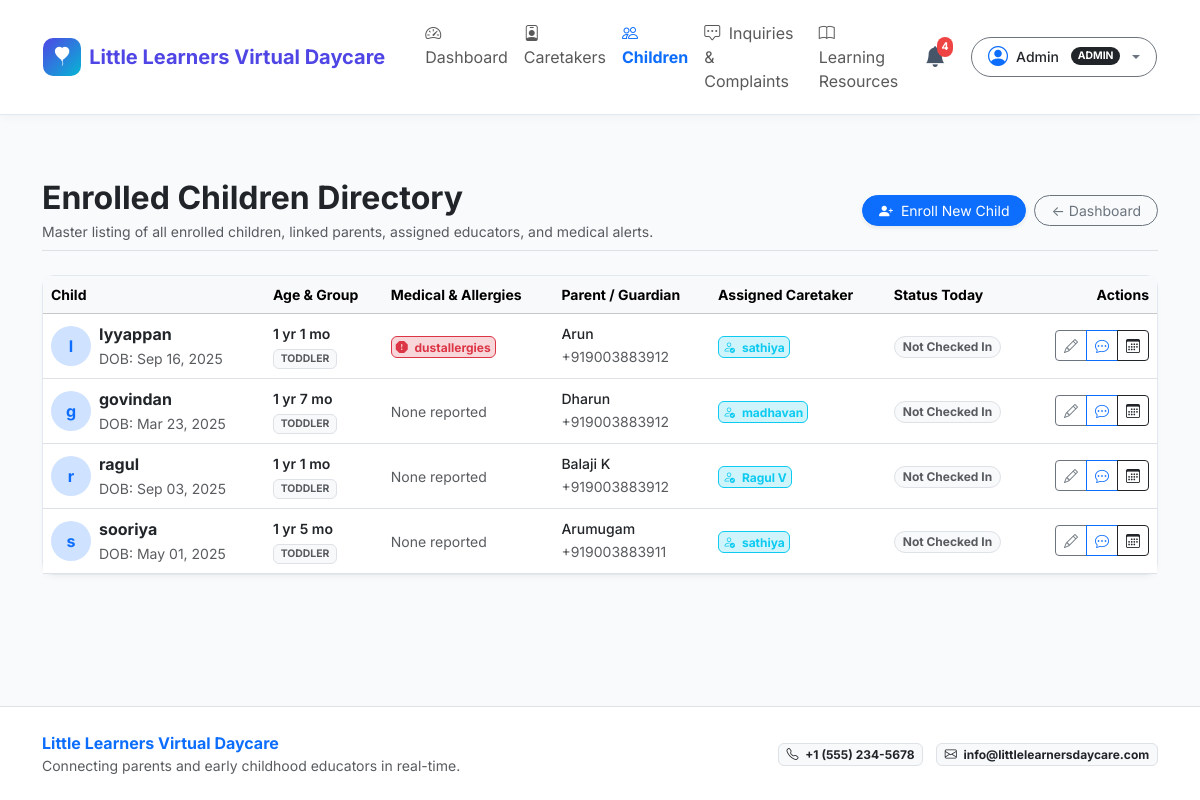
/admin/children (signed in), run on the app's committed database.
### models/user.py (models this page shows, shortened)
class User(UserMixin, db.Model):
    __tablename__ = 'users'
    id = db.Column(db.Integer, primary_key=True)
    name = db.Column(db.String(120), nullable=False)
    email = db.Column(db.String(120), unique=True, nullable=False, index=True)
    password_hash = db.Column(db.String(256), nullable=False)
    role = db.Column(db.String(20), nullable=False, default='parent') # 'admin', 'caregiver', 'parent'
    phone = db.Column(db.String(30), nullable=True)
    created_at = db.Column(db.DateTime, default=datetime.utcnow)
    is_approved = db.Column(db.Boolean, default=True) # caregivers need admin approval
    reset_token = db.Column(db.String(100), nullable=True, index=True)
    reset_token_expiry = db.Column(db.DateTime, nullable=True)
    parent_children = db.relationship('Child', back_populates='parent', foreign_keys='Child.parent_id', lazy='dynamic')
    assigned_children = db.relationship('Child', back_populates='caregiver', foreign_keys='Child.caregiver_id', lazy='dynamic')
    activity_logs = db.relationship('ActivityLog', back_populates='author', lazy='dynamic')
    photos_uploaded = db.relationship('Photo', back_populates='uploader', lazy='dynamic')
    sent_messages = db.relationship('Message', back_populates='sender', foreign_keys='Message.sender_id', lazy='dynamic')
    received_messages = db.relationship('Message', back_populates='receiver', foreign_keys='Message.receiver_id', lazy='dynamic')
    notifications = db.relationship('Notification', back_populates='user', lazy='dynamic', cascade='all, delete-orphan')
    complaints = db.relationship('Complaint', back_populates='user', lazy='dynamic')
    @property
    def is_admin(self):
        return self.role == 'admin'
    @property
    def is_caretaker(self):
        return self.role in ('caretaker', 'caregiver')
    @property
    def is_caregiver(self):
        return self.is_caretaker
    @property
    def is_parent(self):
        return self.role == 'parent'
    @property
    def display_role(self):
        if self.is_caretaker:
            return "Caretaker"
        return self.role.title()

### models/child.py (models this page shows, shortened)
class Child(db.Model):
    __tablename__ = 'children'
    id = db.Column(db.Integer, primary_key=True)
    name = db.Column(db.String(120), nullable=False)
    dob = db.Column(db.Date, nullable=False)
    gender = db.Column(db.String(20), nullable=True, default='unspecified')
    allergies = db.Column(db.Text, nullable=True)
    notes = db.Column(db.Text, nullable=True)
    photo_url = db.Column(db.String(255), nullable=True)
    qr_code_path = db.Column(db.String(255), nullable=True)
    parent_id = db.Column(db.Integer, db.ForeignKey('users.id'), nullable=False)
    caregiver_id = db.Column(db.Integer, db.ForeignKey('users.id'), nullable=True)
    created_at = db.Column(db.DateTime, default=datetime.utcnow)
    parent = db.relationship('User', foreign_keys=[parent_id], back_populates='parent_children')
    caregiver = db.relationship('User', foreign_keys=[caregiver_id], back_populates='assigned_children')
    activity_logs = db.relationship(
        'ActivityLog', back_populates='child', cascade='all, delete-orphan',
        order_by='ActivityLog.timestamp.desc()', lazy='dynamic'
    )
    photos = db.relationship(
        'Photo', back_populates='child', cascade='all, delete-orphan',
        order_by='Photo.timestamp.desc()', lazy='dynamic'
    )
    attendance_records = db.relationship(
        'Attendance', back_populates='child', cascade='all, delete-orphan',
        order_by='Attendance.date.desc()', lazy='dynamic'
    )
    messages = db.relationship(
        'Message', back_populates='child', cascade='all, delete-orphan',
        order_by='Message.timestamp.asc()', lazy='dynamic'
    )
    @property
    def age_string(self):
        if not self.dob:
            return "N/A"
        today = date.today()
        years = today.year - self.dob.year
        months = today.month - self.dob.month
        if today.day < self.dob.day:
            months -= 1
        if months < 0:
            years -= 1
            months += 12
        if years == 0:
            return f"{months} month{'s' if months != 1 else ''}"
        elif months == 0:
            return f"{years} year{'s' if years != 1 else ''}"
        else:
            return f"{years} yr{'s' if years != 1 else ''} {months} mo"
    @property
    def age_group(self):
        if not self.dob:
            return "all"
        today = date.today()
        age_years = (today - self.dob).days / 365.25
        if age_years < 1.0:
            return "infant"
        elif age_years < 3.0:
            return "toddler"
        else:
            return "preschool"
    @property
    def today_attendance(self):
        from models.attendance import Attendance
        today = date.today()
        return Attendance.query.filter_by(child_id=self.id, date=today).first()
    @property
    def is_checked_in(self):
        att = self.today_attendance
        return att is not None and att.check_in_time is not None and att.check_out_time is None
    @property
    def is_checked_out(self):
        att = self.today_attendance
        return att is not None and att.check_out_time is not None

### routes/admin.py (the view)
@admin_bp.route('/children')
def children():
    child_list = Child.query.order_by(Child.name.asc()).all()
    return render_template('admin/children.html', children=child_list)

### templates/admin/children.html (shortened to what this page needs)
{% extends "base.html" %}
{% block content %}
<div class="container py-4">
  <div class="d-flex flex-column flex-md-row justify-content-between align-items-start align-items-md-center gap-2 mb-4 pb-2 border-bottom">
    <div>
      <h2 class="fw-bold text-dark mb-1">Enrolled Children Directory</h2>
      <p class="text-muted small mb-0">Master listing of all enrolled children, linked parents, assigned educators, and medical alerts.</p>
    </div>
    <div class="d-flex gap-2">
      <a href="{{ url_for('admin.new_child') }}" class="btn btn-primary rounded-pill btn-sm px-3 shadow-sm">
        <i class="bi bi-person-plus-fill me-1"></i> Enroll New Child
      </a>
      <a href="{{ url_for('admin.dashboard') }}" class="btn btn-outline-secondary btn-sm rounded-pill px-3">
        &larr; Dashboard
      </a>
    </div>
  </div>
  <div class="card card-custom">
    <div class="card-body p-0">
      {% if children %}
        <div class="table-responsive">
          <table class="table table-hover align-middle mb-0">
            <thead class="table-light small text-muted">
              <tr>
                <th>Child</th>
                <th>Age & Group</th>
                <th>Medical & Allergies</th>
                <th>Parent / Guardian</th>
                <th>Assigned Caretaker</th>
                <th>Status Today</th>
                <th class="text-end">Actions</th>
              </tr>
            </thead>
            <tbody>
              {% for child in children %}
                <tr>
                  <td>
                    <div class="d-flex align-items-center gap-2">
                      <div class="rounded-circle bg-primary-subtle text-primary p-2 fw-bold" style="width: 40px; height: 40px; display: flex; align-items: center; justify-content: center;">
                        {{ child.name[:1] }}
                      </div>
                      <div>
                        <strong class="text-dark d-block">{{ child.name }}</strong>
                        <small class="text-muted">DOB: {{ child.dob.strftime('%b %d, %Y') if child.dob else 'N/A' }}</small>
                      </div>
                    </div>
                  </td>
                  <td>
                    <span class="d-block fw-semibold text-dark small">{{ child.age_string }}</span>
                    <span class="badge bg-light text-muted border text-uppercase" style="font-size: 0.65rem;">{{ child.age_group }}</span>
                  </td>
                  <td>
                    {% if child.allergies and child.allergies.lower() != 'none' %}
                      <span class="badge bg-danger-subtle text-danger border border-danger p-1">
                        <i class="bi bi-exclamation-octagon-fill me-1"></i> {{ child.allergies }}
                      </span>
                    {% else %}
                      <span class="text-muted small">None reported</span>
                    {% endif %}
                  </td>
                  <td>
                    <span class="d-block small text-dark fw-medium">{{ child.parent.name if child.parent else 'None' }}</span>
                    <small class="text-muted">{{ child.parent.phone or child.parent.email if child.parent else '' }}</small>
                  </td>
                  <td>
                    {% if child.caregiver %}
                      <span class="badge bg-info-subtle text-info border border-info p-1">
                        <i class="bi bi-person-check me-1"></i> {{ child.caregiver.name }}
                      </span>
                    {% else %}
                      <span class="badge bg-warning-subtle text-warning border border-warning p-1">Unassigned</span>
                    {% endif %}
                  </td>
                  <td>
                    {% if child.is_checked_in %}
                      <span class="badge bg-success rounded-pill px-2 py-1"><i class="bi bi-box-arrow-in-right me-1"></i> Checked In</span>
                    {% elif child.is_checked_out %}
                      <span class="badge bg-secondary rounded-pill px-2 py-1"><i class="bi bi-box-arrow-right me-1"></i> Picked Up</span>
                    {% else %}
                      <span class="badge bg-light text-muted border rounded-pill px-2 py-1">Not Checked In</span>
                    {% endif %}
                  </td>
                  <td class="text-end">
                    <div class="btn-group">
                      <a href="{{ url_for('admin.edit_child', child_id=child.id) }}" class="btn btn-sm btn-outline-secondary" title="Edit Profile">
                        <i class="bi bi-pencil"></i>
                      </a>
                      <a href="{{ url_for('messages.thread', child_id=child.id) }}" class="btn btn-sm btn-outline-primary" title="Open Chat">
                        <i class="bi bi-chat-dots"></i>
                      </a>
                      <a href="{{ url_for('parent.timeline', child_id=child.id) }}" class="btn btn-sm btn-outline-dark" title="View Timeline">
                        <i class="bi bi-calendar3"></i>
                      </a>
                    </div>
                  </td>
                </tr>
              {% endfor %}
            </tbody>
          </table>
        </div>
      {% else %}
        <div class="text-center py-5 text-muted">
          <i class="bi bi-emoji-smile fs-2 d-block mb-2"></i>
          No children registered yet. Click "Enroll New Child" to add the first child.
        </div>
      {% endif %}
    </div>
  </div>
</div>
{% endblock %}

### templates/base.html (shortened to what this page needs)
<!DOCTYPE html>
<html lang="en">
<head>
  <link href="https://cdn.jsdelivr.net/npm/bootstrap@5.3.3/dist/css/bootstrap.min.css" rel="stylesheet">
  <link href="https://cdn.jsdelivr.net/npm/bootstrap-icons@1.11.3/font/bootstrap-icons.min.css" rel="stylesheet">
  <link rel="stylesheet" href="{{ url_for('static', filename='css/style.css') }}">
</head>
<body>
  <nav class="navbar navbar-expand-lg navbar-custom sticky-top">
    <div class="container-fluid px-lg-4">
      <a class="navbar-brand brand-logo" href="{{ url_for('index') }}">
        <div class="brand-icon">
          <i class="bi bi-balloon-heart-fill"></i>
        </div>
        <span>{{ daycare_name }}</span>
      </a>
      <div class="collapse navbar-collapse" id="navbarMain">
        <ul class="navbar-nav me-auto mb-2 mb-lg-0 ms-lg-3">
          {% if current_user.is_authenticated %}
            {% if current_user.is_admin %}
              <li class="nav-item">
                <a class="nav-link {% if request.endpoint == 'admin.dashboard' %}active fw-bold text-primary{% endif %}" href="{{ url_for('admin.dashboard') }}">
                  <i class="bi bi-speedometer2 me-1"></i> Dashboard
                </a>
              </li>
              <li class="nav-item">
                <a class="nav-link {% if 'caregiver' in request.endpoint %}active fw-bold text-primary{% endif %}" href="{{ url_for('admin.caregivers') }}">
                  <i class="bi bi-person-badge me-1"></i> Caretakers
                </a>
              </li>
              <li class="nav-item">
                <a class="nav-link {% if 'children' in request.endpoint or 'child' in request.endpoint %}active fw-bold text-primary{% endif %}" href="{{ url_for('admin.children') }}">
                  <i class="bi bi-people me-1"></i> Children
                </a>
              </li>
              <li class="nav-item">
                <a class="nav-link {% if 'complaint' in request.endpoint %}active fw-bold text-primary{% endif %}" href="{{ url_for('admin.complaints') }}">
                  <i class="bi bi-chat-square-dots me-1"></i> Inquiries & Complaints
                </a>
              </li>
              <li class="nav-item">
                <a class="nav-link {% if 'learning' in request.endpoint %}active fw-bold text-primary{% endif %}" href="{{ url_for('admin.learning') }}">
                  <i class="bi bi-book me-1"></i> Learning Resources
                </a>
              </li>
            {% endif %}
          {% endif %}
        </ul>
        <div class="d-flex align-items-center gap-3">
          {% if current_user.is_authenticated %}
            <div class="dropdown">
              <button class="notification-bell-btn position-relative" type="button" id="notificationBellBtn" data-bs-toggle="dropdown" aria-expanded="false">
                <i class="bi bi-bell-fill"></i>
                <span id="notificationBadge" class="notification-badge {% if unread_notifs_count == 0 %}d-none{% endif %}">
                  {{ unread_notifs_count }}
                </span>
              </button>
            </div>
            <div class="dropdown">
              <button class="btn btn-sm btn-outline-secondary dropdown-toggle d-flex align-items-center gap-2 rounded-pill px-3 py-1" type="button" data-bs-toggle="dropdown" aria-expanded="false">
                <i class="bi bi-person-circle fs-5 text-primary"></i>
                <span class="fw-medium text-dark">{{ current_user.name }}</span>
                <span class="badge {% if current_user.is_admin %}bg-dark{% elif current_user.is_caregiver %}bg-success{% else %}bg-primary{% endif %} rounded-pill ms-1 text-uppercase" style="font-size: 0.65rem;">
                  {{ current_user.display_role }}
                </span>
              </button>
            </div>
          {% else %}
            <a href="{{ url_for('auth.login') }}" class="btn btn-outline-primary btn-sm px-3 rounded-pill fw-medium">Sign In</a>
            <a href="{{ url_for('auth.register') }}" class="btn btn-primary btn-sm px-3 rounded-pill fw-medium">Register</a>
          {% endif %}
        </div>
      </div>
    </div>
  </nav>
  <div class="toast-container position-fixed bottom-0 end-0 p-3" id="toastContainer" style="z-index: 1090;"></div>
  <main class="py-4">
    {% block content %}{% endblock %}
  </main>
  <footer class="bg-white border-top py-4 mt-auto">
    <div class="container">
      <div class="row align-items-center gy-3">
        <div class="col-md-6 text-center text-md-start">
          <span class="fw-bold text-primary">{{ daycare_name }}</span>
          <p class="text-muted small mb-0">Connecting parents and early childhood educators in real-time.</p>
        </div>
        <div class="col-md-6 text-center text-md-end">
          <span class="badge bg-light text-dark border me-2"><i class="bi bi-telephone me-1"></i> {{ daycare_phone }}</span>
          <span class="badge bg-light text-dark border"><i class="bi bi-envelope me-1"></i> {{ daycare_email }}</span>
        </div>
      </div>
    </div>
  </footer>
</body>
</html>

### data on the page
User: name "Admin", display_role "ADMIN"
Child: name "I", name "Iyyappan", dob "Sep 16, 2025", age_string "1 yr 1 mo", age_group "TODDLER", allergies "dustallergies", parent "Arun", parent "+919003883912", caregiver.name "sathiya", shows "Not Checked In"
Child: name "g", name "govindan", dob "Mar 23, 2025", age_string "1 yr 7 mo", age_group "TODDLER", allergies "None reported", parent "Dharun", parent "+919003883912", caregiver.name "madhavan", shows "Not Checked In"
Child: name "r", name "ragul", dob "Sep 03, 2025", age_string "1 yr 1 mo", age_group "TODDLER", allergies "None reported", parent "Balaji K", parent "+919003883912", caregiver.name "Ragul V", shows "Not Checked In"
Child: name "s", name "sooriya", dob "May 01, 2025", age_string "1 yr 5 mo", age_group "TODDLER", allergies "None reported", parent "Arumugam", parent "+919003883911", caregiver.name "sathiya", shows "Not Checked In"

### other printed values
{{ daycare_name }} "Little Learners Virtual Daycare"
{{ unread_notifs_count }} "4"
{{ daycare_phone }} "+1 (555) 234-5678"
{{ daycare_email }} "info@littlelearnersdaycare.com"
